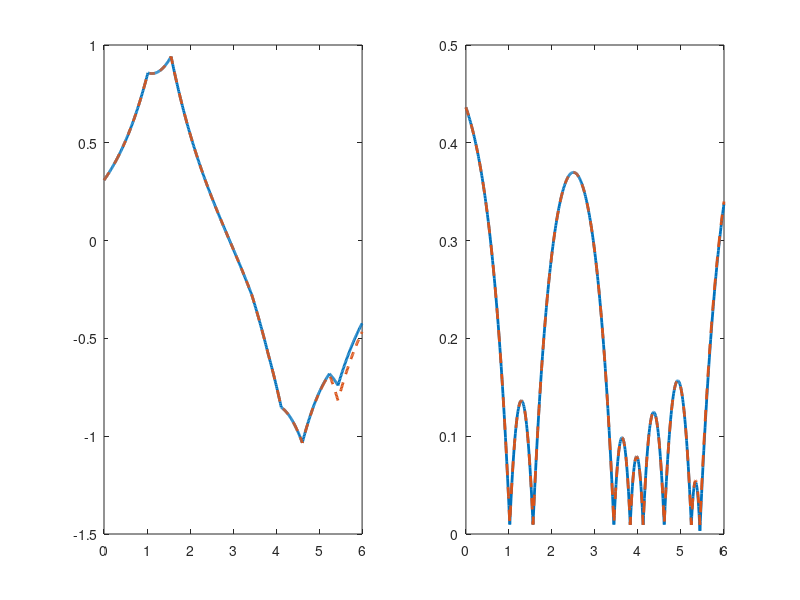

Write the MATLAB code that produced this figure.
%
% GPSS'17 appedix -
% Example of Kalman/RTS inference on GP regression problem
% with the Ornstein-Uhlenbeck covariance function. By SS'17.
%

    %%
    % Data
    %
    rng(20);
    
    X = 0:0.01:6;
    F = sin(X);
    
    s2 = 0.1^2;
    ind = sort(1+round(length(X) * rand(1,10)));

    x = X(ind)';
    y = F(ind)';
    y = y + sqrt(s2) * randn(size(y));
    
    clf;
    h = plot(X,F,x,y,'o');
    set(h,'LineWidth',2);
    
    %%
    % GP regression solution
    %
    q = 1;
    lam = 1;
    
    K_ou = @(x,xp) q/(2*lam) * exp(-lam * abs(x - xp));
    
    Kyy = zeros(length(x));
    Kfy = zeros(length(X),length(x));
    Kff = zeros(length(X),length(X));
    Sigma = s2 * eye(length(x));
    
    for i=1:size(Kyy,1)
        for j=1:size(Kyy,2)
            Kyy(i,j) = K_ou(x(i),x(j));
        end
    end
    Kyy = Kyy + Sigma;
    
    for i=1:size(Kfy,1)
        for j=1:size(Kfy,2)
            Kfy(i,j) = K_ou(X(i),x(j));
        end
    end
    
    for i=1:size(Kff,1)
        for j=1:size(Kff,2)
            Kff(i,j) = K_ou(X(i),X(j));
        end
    end
    
    mu = (Kfy / Kyy) * y;
    V  = Kff - (Kfy / Kyy) * Kfy';
    Vd = diag(V);
    
    QQ1 = mu-1.96*sqrt(Vd);
    QQ2 = mu+1.96*sqrt(Vd);

    clf;
    h2 = fill([X'; flipud(X')], [QQ1; flipud(QQ2)],1);
    set(h2,'EdgeColor',[.7 .7 .7],'FaceColor',[.7 .7 .7])
    
    hold on;
    
    h = plot(X,F,'k:',X,mu,x,y,'o');
    set(h,'LineWidth',2);
    
    %%
    % Kalman filter
    %
    MM = zeros(size(X));
    PP = zeros(size(X));

    m = 0;
    P = q / (2 * lam);
    
    Y = NaN * ones(size(X));
    Y(ind) = y;
    
    for k=1:length(X)
        if k > 1
            dt = X(k) - X(k-1);
            A = exp(-dt*lam);
            Q = q/(2*lam)*(1 - exp(-2*dt*lam));
            
            m = A * m;
            P = A^2 * P + Q;
        end
        
        if ~isnan(Y(k))
            K = P / (P + s2);
            m = m + K * (Y(k) - m);
            P = P - K^2 * (P + s2);

            QQ1 = MM-1.96*sqrt(PP);
            QQ2 = MM+1.96*sqrt(PP);

            clf;
            h2 = fill([X(1:k)'; flipud(X(1:k)')], [QQ1(1:k)'; flipud(QQ2(1:k)')],1);
            set(h2,'EdgeColor',[.7 .7 .7],'FaceColor',[.7 .7 .7])
    
            hold on;
            
            h = plot(X,F,'k:',X(1:k),MM(1:k),x,y,'o');
            set(h,'LineWidth',2);
            pause;
        end
        MM(k) = m;
        PP(k) = P;
    end
    
    QQ1 = MM-1.96*sqrt(PP);
    QQ2 = MM+1.96*sqrt(PP);

    clf;
    h2 = fill([X'; flipud(X')], [QQ1'; flipud(QQ2')],1);
    set(h2,'EdgeColor',[.7 .7 .7],'FaceColor',[.7 .7 .7])

    hold on;

    h = plot(X,F,'k:',X,MM,x,y,'o');
    set(h,'LineWidth',2);
    
    %%
    % RTS Smoother
    %
    MMS = MM;
    PPS = PP;
    
    ms = MM(end);
    Ps = PP(end);
    
    for k=length(MM)-1:-1:1
        dt = X(k+1) - X(k);
        A = exp(-dt*lam);
        Q = q/(2*lam)*(1 - exp(-2*dt*lam));

        m  = MM(k);
        P  = PP(k);
        mp = A * m;
        Pp = A^2 * P + Q;
        
        G = P * A' / Pp;
        
        ms = m + G * (ms - mp);
        Ps = P + G^2 * (Ps - Pp);
        
        MMS(k) = ms;
        PPS(k) = Ps;

        if ~isnan(Y(k))
            QQ1 = MMS-1.96*sqrt(PPS);
            QQ2 = MMS+1.96*sqrt(PPS);

            clf;
            h2 = fill([X'; flipud(X')], [QQ1'; flipud(QQ2')],1);
            set(h2,'EdgeColor',[.7 .7 .7],'FaceColor',[.7 .7 .7])

            hold on;

            h = plot(X,F,'k:',X,MMS,x,y,'o');
            set(h,'LineWidth',2);
            
            pause;
        end
    end
    
    QQ1 = MMS-1.96*sqrt(PPS);
    QQ2 = MMS+1.96*sqrt(PPS);

    clf;
    h2 = fill([X'; flipud(X')], [QQ1'; flipud(QQ2')],1);
    set(h2,'EdgeColor',[.7 .7 .7],'FaceColor',[.7 .7 .7])

    hold on;

    h = plot(X,F,'k:',X,MMS,x,y,'o');
    set(h,'LineWidth',2);
            
    %%
    % Compare 1
    %
    clf;
    subplot(1,2,1);

    QQ1 = mu-1.96*sqrt(Vd);
    QQ2 = mu+1.96*sqrt(Vd);

    hold off;
    h2 = fill([X'; flipud(X')], [QQ1; flipud(QQ2)],1);
    set(h2,'EdgeColor',[.7 .7 .7],'FaceColor',[.7 .7 .7])
    
    hold on;
    
    h = plot(X,F,'k:',X,mu,x,y,'o');
    set(h,'LineWidth',2);
   
    
    subplot(1,2,2);
    hold off;

    QQ1 = MMS-1.96*sqrt(PPS);
    QQ2 = MMS+1.96*sqrt(PPS);

    h2 = fill([X'; flipud(X')], [QQ1'; flipud(QQ2')],1);
    set(h2,'EdgeColor',[.7 .7 .7],'FaceColor',[.7 .7 .7])

    hold on;

    h = plot(X,F,'k:',X,MMS,x,y,'o');
    set(h,'LineWidth',2);
    
    %%
    % Compare 2
    %
    clf;
    subplot(1,2,1);
    h = plot(X,mu,X,MMS,'--');
    set(h,'LineWidth',2);
    
    subplot(1,2,2);
    h = plot(X,Vd,X,PPS,'--');
    set(h,'LineWidth',2);

    max(abs(mu-MMS'))
    max(abs(Vd-PPS'))

    